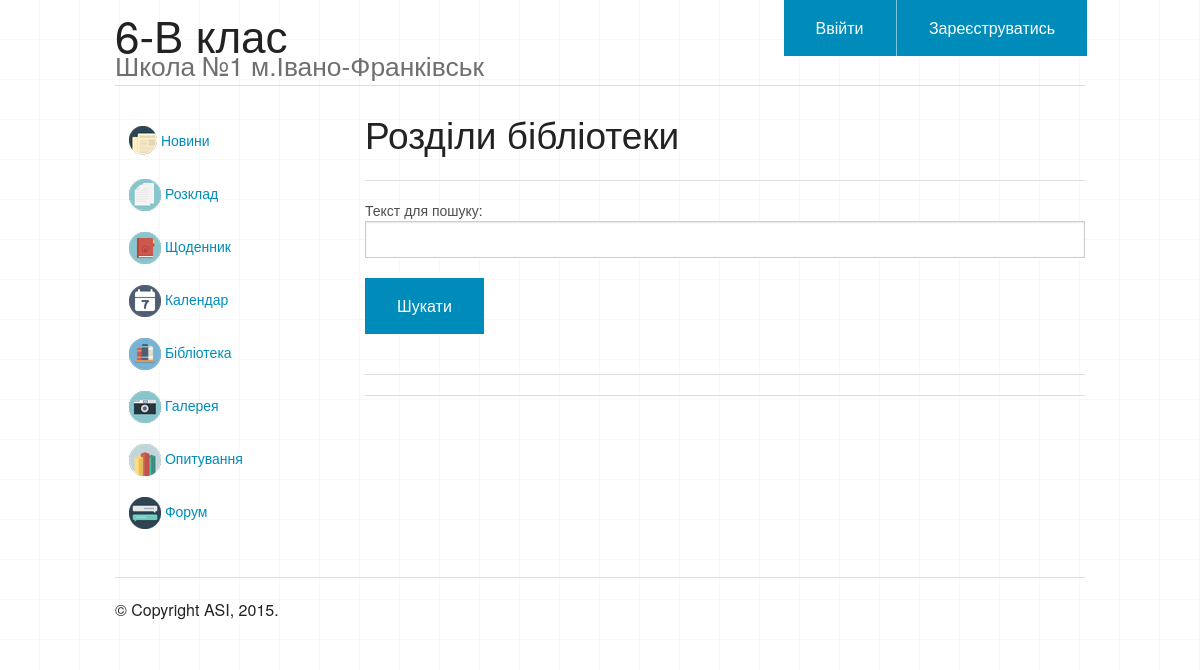
Page /library/ on the earlier database version.
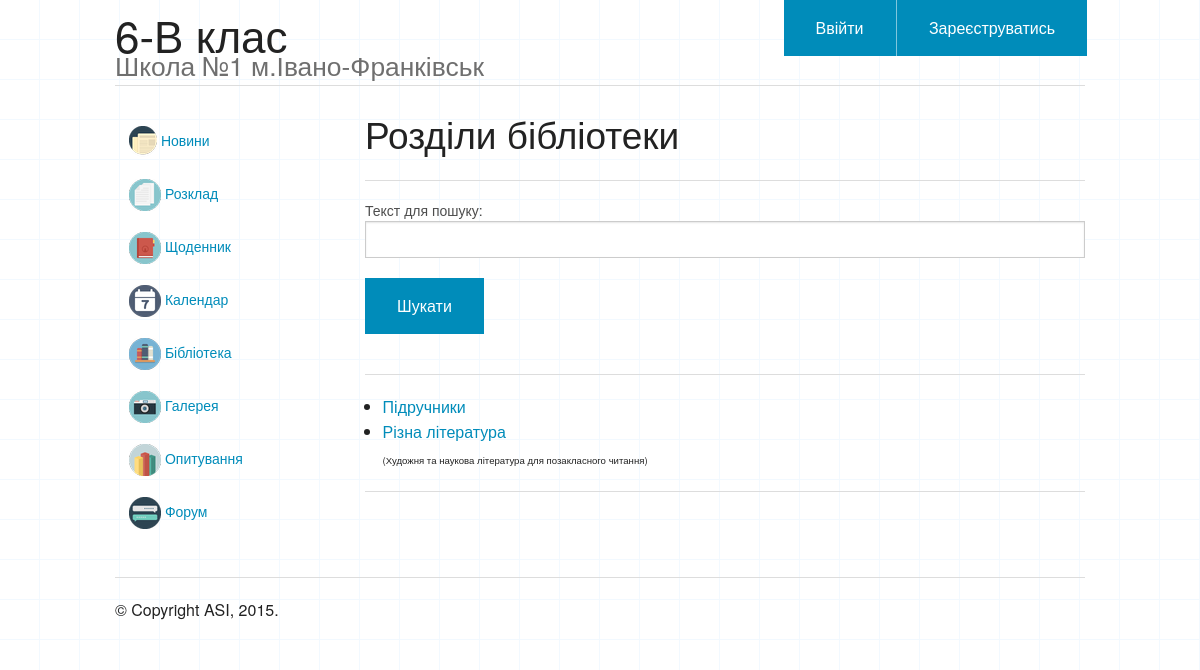
Same page on the later database version.
### library/models.py (models this page shows, shortened)
class Library(models.Model):
    title = models.CharField(max_length=60, verbose_name="Назва")
    description = models.CharField(max_length=200, verbose_name="Опис", blank=True)
    class Meta:
        ordering = ["title"]

### library/views.py (the view)
# urls.py: url(r'^library/', include('library.urls')),
def library(request):
    dataset = Library.objects.all()
    title = "Розділи бібліотеки"
    search_form = SearchForm(request.POST or None)
    if search_form.is_valid():
        if "search_text" in search_form.cleaned_data:
            search_text = search_form.cleaned_data["search_text"]
            dataset = dataset.filter(title__contains=search_text)
    context = {"dataset": dataset,
               "title": title,
               "search_form": search_form}
    return render(request, "library/library.html", context)

### library/forms.py
class SearchForm(Form):
    search_text = CharField(max_length=20, label="Текст для пошуку")

### library/templates/library/library.html (shortened to what this page needs)
{% extends "base/base.html" %}
{% block content %}
<h2>{{ title }}</h2>
<hr>
<form method="post" action="">
	{{ search_form.as_p }}
	<input type="submit" value="Шукати" class="submit button" name="search_btn"/>
</form>
<hr>
<ul>
{% if dataset %}
	{% for row in dataset %}
	<li>
		<a href="/library/{{ row.id }}/">{{ row.title }}</a>
		{% if row.description %}
			<br>
			<small>({{ row.description}})</small>
		{% endif%}
	</li>
	{% endfor %}
{% endif %}
</ul>
<hr>
{% endblock %}

Differences in the rows shown:
added Library: title "Підручники"
added Library: title "Різна література", description "Художня та наукова література для позакласного читання"
